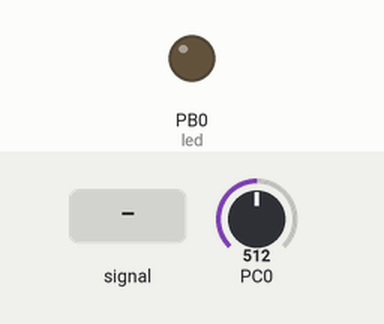
This program was run on a simulated ATmega328P, built with avr-gcc and emulated at 16 MHz. Shown: output pins drawn as LEDs (lit = HIGH). Dashed ring = blinking. The inputs (shaded band) are chosen by the test bench; at power-on: PC0 = 512.

Above: at 1.2 s.
1.3 s: PC0 fed a 2 Hz sine of ±306 counts around its level
At 1.62 s:
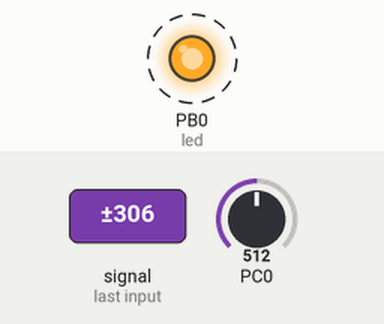
4.3 s: PC0 set to 0
At 4.3 s:
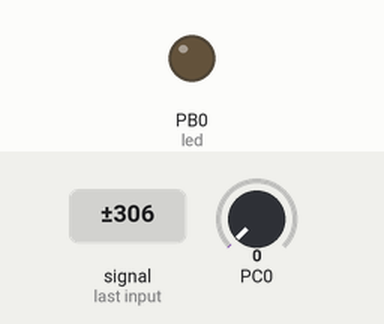
Timing chart, 0 to 7.3 s (numbered marks = the images above; inputs shaded):
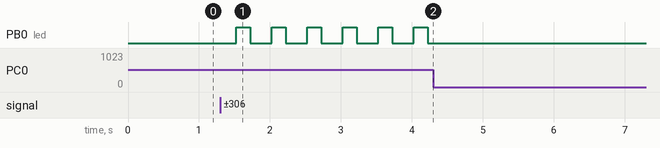

The program:

main.c
```c
/*
 * ADC.c
 *
 * Created: 03/11/2024 04:49:35 p.m.
 * Author : LSL
 */

#define F_CPU 16000000UL
#include <avr/io.h>


int main(void)
{
	//Selección de la referencia de voltaje
	ADMUX &=~ (1 << REFS1);
	ADMUX |= (1 << REFS0);

	ADMUX &=~ (1 << ADLAR); //Ajuste de bits ADCL

	//Selección del pin de ADC (el 4 es  un bit reservado)
	ADMUX &=~ (1 << MUX3);
	ADMUX &=~ (1 << MUX2);
	ADMUX &=~ (1 << MUX1);
	ADMUX &=~ (1 << MUX0);


    ADCSRA |= (1 << ADEN); //Se habilita el ADC
	ADCSRA |= (1 << ADSC); //Comienza la conversión de ADC

	ADCSRA |= (1 << ADATE); //Auto trigger habilitado

	//Clock division (entre 2)
	ADCSRA |= (1 << ADPS2);
	ADCSRA &=~ (1 << ADPS1);
	ADCSRA &=~ (1 << ADPS0);

	DDRB |= (1<<0); //Pin del led como salida

	int adc = 0;

    while (1)
    {
		ADCSRA |= (1 << ADEN); //Se habilita el ADC
		ADCSRA |= (1 << ADSC); //Comienza la conversión de ADC

		ADCSRA |= (1 << ADIF); //Se habilita cuando la conversión ADC termina

		adc = (ADC*5)/1024;

		if(adc >= 3){
			PORTB |= (1 << 0);
		}else{
			PORTB &=~ (1 << 0);
		}
    }
}
```

Measured:
- after the input at 1.3 s, PB0 (led): alternates HIGH for 0.20 s and LOW for 0.30 s, starting after 0.23 s
- after the input at 4.3 s, PB0 (led): stops changing and stays LOW
